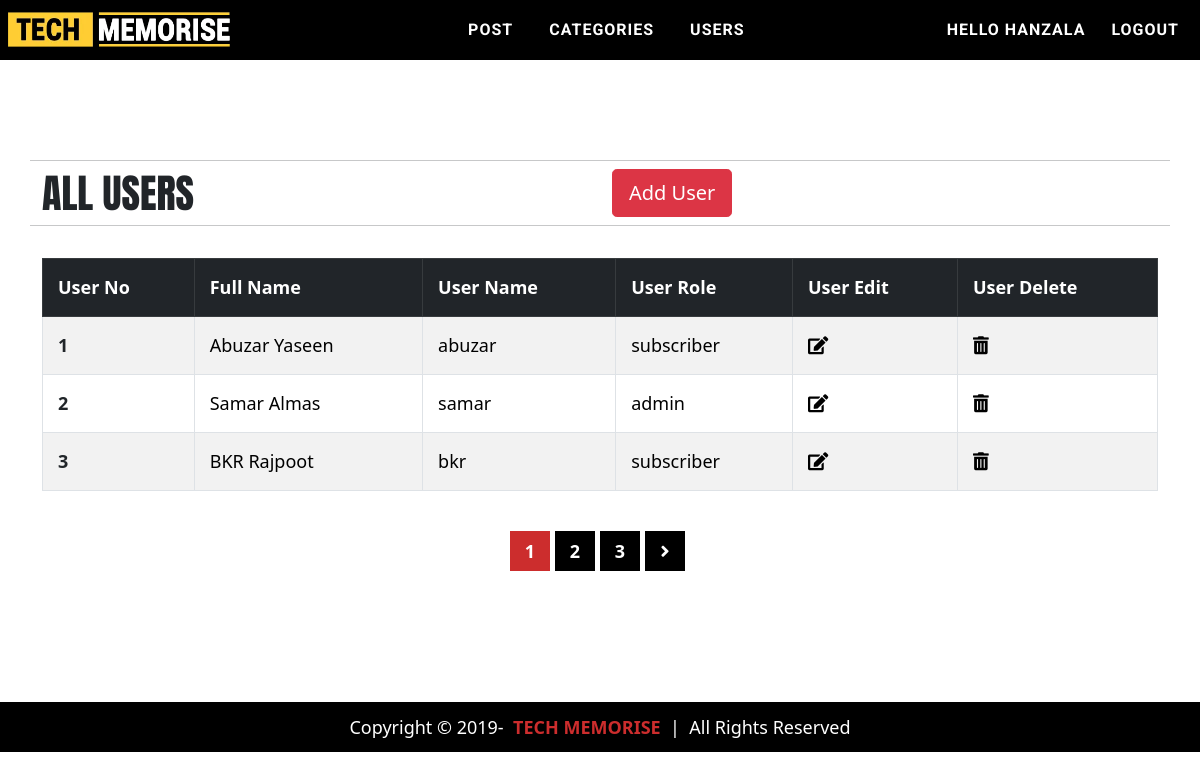
/blog-cms/admin/users.php (signed in), run on the app's committed database.
### tables this page shows
CREATE TABLE `users` (
  `user_id` int(10) UNSIGNED NOT NULL,
  `first_name` varchar(30) NOT NULL,
  `last_name` varchar(30) NOT NULL,
  `username` varchar(30) NOT NULL,
  `email` varchar(40) NOT NULL,
  `user_role` varchar(50) DEFAULT NULL,
  `password` varchar(100) DEFAULT NULL,
  `token` varchar(100) DEFAULT NULL,
  `status` varchar(20) DEFAULT NULL
);

### blog-cms/admin/users.php (the view, shortened to what this page needs)
<?php
    include_once "header.php";
?>
<div class="container-lg container-fluid" style="margin:100px auto; min-height: 55.3vh;">
    <div class="row mb-2 align-items-center justify-content-between">
        <hr class="mb-2">
        <div class="col-6" style="font-family: anton">
            <h1 class="text-uppercase mb-0">All Users</h1>
        </div>
        <div class="col-6 text-right">
            <a href="add-user.php" class="btn btn-danger btn-lg">Add User</a>
        </div>
        <hr class="mt-2 mb-4">
    </div>
    <?php
        $limit = 3;
        $page_no = isset($_GET["page_no"])? $_GET["page_no"] : 1;
        $offset = ($page_no - 1) * $limit;
        $sql = "SELECT user_id, username, first_name, last_name, user_role FROM users WHERE status = 'verified' ORDER BY user_id DESC LIMIT {$offset}, {$limit}";
        if ($result = mysqli_query($connection, $sql))
        {
            if(mysqli_num_rows($result) > 0)
            {
                echo '
                <div class="table-responsive">
                    <table class="table table-bordered table-striped table-hover">
                        <thead>
                            <tr class="table-dark">
                                <th>User No</th>
                                <th>Full Name</th>
                                <th>User Name</th>
                                <th>User Role</th>
                                <th>User Edit</th>
                                <th>User Delete</th>
                            </tr>
                        </thead>
                        <tbody>';
                        $serial_no = $offset + 1;
                        while($row = mysqli_fetch_array($result)) {
                            echo "
                            <tr>
                                <th>{$serial_no}</th>
                                <td>{$row['first_name']} {$row['last_name']}</td>
                                <td>{$row['username']}</td>
                                <td>{$row['user_role']}</td>
                                <td><a href='user-edit.php?user_id={$row['user_id']}'><i class='fas fa-edit'></i></a></td>";
                                $sql_admin = "SELECT user_id FROM users WHERE user_role = 'admin' AND status = 'verified'";
                                if ($result_admin = mysqli_query($connection, $sql_admin))
                                {
                                    if (mysqli_num_rows($result_admin) == 1)
                                    {
                                        $row_admin = mysqli_fetch_array($result_admin);
                                        if ($row['user_id'] == $row_admin['user_id'])
                                        {
                                            echo "<td><a href='#' onclick=\"alert('You Must Need One Admin. So this user account cannot be deleted')\" ><i class='fas fa-trash-alt'></i></a></td>
                                            </tr>";
                                        }
                                        else {
                                            echo "<td><a href='user-delete.php?user_id={$row['user_id']}'><i class='fas fa-trash-alt'></i></a></td>
                                            </tr>";
                                        }
                                    }
                                    else {
                                        echo "<td><a href='user-delete.php?user_id={$row['user_id']}'><i class='fas fa-trash-alt'></i></a></td>
                                        </tr>";
                                    }
                                }
                                $serial_no++;
                        };
                        echo '
                        </tbody>
                    </table>
                </div>';
            }
            else {
                echo "<h3 class='text-center my-4'>Nothing to Show Here. No User Record is Present on Database</h3>";
            }
        }
        else {
            echo "<p>Query Unsuccessfull</p>";
        }
        echo "<div class='row mt-4 pagination'>
        <div class='col-12 d-flex align-items-center justify-content-center'>";
        $sql = "SELECT * FROM users";
        if ($result = mysqli_query($connection, $sql))
        {
            if(mysqli_num_rows($result) > 0) {
                $total_records = mysqli_num_rows($result);
                $total_pages = ceil($total_records / $limit);
                $next_page = $page_no + 1;
                $active = "";
                for ($i=1; $i <= $total_pages; $i++) {
                    if ($i == $page_no) {
                        $active = "active";
                    }
                    else {
                        $active = "";
                    }
                    echo "<span class='$active'><a href='users.php?page_no=$i'>$i</a></span>";
                }
                if ($page_no != $total_pages) {
                    echo "<span><a href='users.php?page_no={$next_page}'><i class='fas fa-angle-right'></i></a></span>";
                }
            }
            echo "</div></div>";
        }
        else {
            echo "<script>alert('Query Unsuccessfull')</script>";
        }
    ?>
</div>
<?php include_once "footer.php" ?>

### blog-cms/admin/css/style.css (style rules this page uses)
td, a { text-decoration: none; color: black; font-size: 18px; }
td,th { padding: 15px !important; vertical-align: middle; font-size: 18px; }
.pagination span { background-color: #000; display: inline-flex; justify-content: center; align-items: center; width: 40px; height: 40px; font-size: 18px; margin-right: 5px; font-weight: bolder; cursor: pointer; }
.pagination span a { color: white; width: 40px; height: 40px; display: inline-flex; justify-content: center; align-items: center; }
.pagination span.active { background-color: #cc2d2d; }

### data on the page
users: first_name "Abuzar", last_name "Yaseen", username "abuzar", user_role "subscriber"
users: first_name "Samar", last_name "Almas", username "samar", user_role "admin"
users: first_name "BKR", last_name "Rajpoot", username "bkr", user_role "subscriber"

### other printed values
$_SESSION['user']['username'] "HANZALA"
